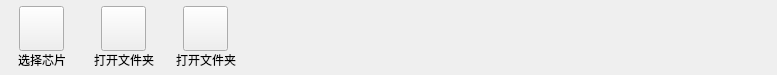
<?xml version="1.0" encoding="UTF-8"?>
<ui version="4.0">
 <class>MenuChip</class>
 <widget class="QWidget" name="MenuChip">
  <property name="geometry">
   <rect>
    <x>0</x>
    <y>0</y>
    <width>777</width>
    <height>75</height>
   </rect>
  </property>
  <property name="windowTitle">
   <string>Form</string>
  </property>
  <layout class="QHBoxLayout" name="horizontalLayout_4">
   <property name="spacing">
    <number>10</number>
   </property>
   <property name="leftMargin">
    <number>6</number>
   </property>
   <property name="topMargin">
    <number>6</number>
   </property>
   <property name="rightMargin">
    <number>6</number>
   </property>
   <property name="bottomMargin">
    <number>6</number>
   </property>
   <item>
    <widget class="QWidget" name="widget" native="true">
     <layout class="QHBoxLayout" name="horizontalLayout">
      <property name="spacing">
       <number>0</number>
      </property>
      <property name="leftMargin">
       <number>0</number>
      </property>
      <property name="topMargin">
       <number>0</number>
      </property>
      <property name="rightMargin">
       <number>0</number>
      </property>
      <property name="bottomMargin">
       <number>0</number>
      </property>
      <item>
       <layout class="QVBoxLayout" name="verticalLayout">
        <property name="spacing">
         <number>0</number>
        </property>
        <property name="leftMargin">
         <number>6</number>
        </property>
        <property name="topMargin">
         <number>0</number>
        </property>
        <property name="rightMargin">
         <number>6</number>
        </property>
        <property name="bottomMargin">
         <number>0</number>
        </property>
        <item alignment="Qt::AlignmentFlag::AlignHCenter">
         <widget class="QToolButton" name="selectChipToolButton">
          <property name="sizePolicy">
           <sizepolicy hsizetype="Fixed" vsizetype="Fixed">
            <horstretch>0</horstretch>
            <verstretch>0</verstretch>
           </sizepolicy>
          </property>
          <property name="minimumSize">
           <size>
            <width>45</width>
            <height>45</height>
           </size>
          </property>
          <property name="layoutDirection">
           <enum>Qt::LayoutDirection::LeftToRight</enum>
          </property>
          <property name="text">
           <string/>
          </property>
         </widget>
        </item>
        <item alignment="Qt::AlignmentFlag::AlignHCenter">
         <widget class="QLabel" name="labelSelectChip">
          <property name="minimumSize">
           <size>
            <width>60</width>
            <height>0</height>
           </size>
          </property>
          <property name="text">
           <string>选择芯片</string>
          </property>
          <property name="alignment">
           <set>Qt::AlignmentFlag::AlignCenter</set>
          </property>
         </widget>
        </item>
       </layout>
      </item>
     </layout>
    </widget>
   </item>
   <item>
    <widget class="QWidget" name="widget_2" native="true">
     <layout class="QHBoxLayout" name="horizontalLayout_2">
      <property name="spacing">
       <number>0</number>
      </property>
      <property name="leftMargin">
       <number>0</number>
      </property>
      <property name="topMargin">
       <number>0</number>
      </property>
      <property name="rightMargin">
       <number>0</number>
      </property>
      <property name="bottomMargin">
       <number>0</number>
      </property>
      <item>
       <layout class="QVBoxLayout" name="verticalLayout_2">
        <property name="spacing">
         <number>0</number>
        </property>
        <property name="leftMargin">
         <number>6</number>
        </property>
        <property name="topMargin">
         <number>0</number>
        </property>
        <property name="rightMargin">
         <number>6</number>
        </property>
        <property name="bottomMargin">
         <number>0</number>
        </property>
        <item alignment="Qt::AlignmentFlag::AlignHCenter">
         <widget class="QToolButton" name="toolButton_2">
          <property name="sizePolicy">
           <sizepolicy hsizetype="Fixed" vsizetype="Fixed">
            <horstretch>0</horstretch>
            <verstretch>0</verstretch>
           </sizepolicy>
          </property>
          <property name="minimumSize">
           <size>
            <width>45</width>
            <height>45</height>
           </size>
          </property>
          <property name="layoutDirection">
           <enum>Qt::LayoutDirection::LeftToRight</enum>
          </property>
          <property name="text">
           <string/>
          </property>
         </widget>
        </item>
        <item alignment="Qt::AlignmentFlag::AlignHCenter">
         <widget class="QLabel" name="label_2">
          <property name="minimumSize">
           <size>
            <width>60</width>
            <height>0</height>
           </size>
          </property>
          <property name="text">
           <string>打开文件夹</string>
          </property>
          <property name="alignment">
           <set>Qt::AlignmentFlag::AlignCenter</set>
          </property>
         </widget>
        </item>
       </layout>
      </item>
     </layout>
    </widget>
   </item>
   <item>
    <widget class="QWidget" name="widget_3" native="true">
     <layout class="QHBoxLayout" name="horizontalLayout_3">
      <property name="spacing">
       <number>0</number>
      </property>
      <property name="leftMargin">
       <number>0</number>
      </property>
      <property name="topMargin">
       <number>0</number>
      </property>
      <property name="rightMargin">
       <number>0</number>
      </property>
      <property name="bottomMargin">
       <number>0</number>
      </property>
      <item>
       <layout class="QVBoxLayout" name="verticalLayout_3">
        <property name="spacing">
         <number>0</number>
        </property>
        <property name="leftMargin">
         <number>6</number>
        </property>
        <property name="topMargin">
         <number>0</number>
        </property>
        <property name="rightMargin">
         <number>6</number>
        </property>
        <property name="bottomMargin">
         <number>0</number>
        </property>
        <item alignment="Qt::AlignmentFlag::AlignHCenter">
         <widget class="QToolButton" name="toolButton_3">
          <property name="sizePolicy">
           <sizepolicy hsizetype="Fixed" vsizetype="Fixed">
            <horstretch>0</horstretch>
            <verstretch>0</verstretch>
           </sizepolicy>
          </property>
          <property name="minimumSize">
           <size>
            <width>45</width>
            <height>45</height>
           </size>
          </property>
          <property name="layoutDirection">
           <enum>Qt::LayoutDirection::LeftToRight</enum>
          </property>
          <property name="text">
           <string/>
          </property>
         </widget>
        </item>
        <item alignment="Qt::AlignmentFlag::AlignHCenter">
         <widget class="QLabel" name="label_3">
          <property name="minimumSize">
           <size>
            <width>60</width>
            <height>0</height>
           </size>
          </property>
          <property name="text">
           <string>打开文件夹</string>
          </property>
          <property name="alignment">
           <set>Qt::AlignmentFlag::AlignCenter</set>
          </property>
         </widget>
        </item>
       </layout>
      </item>
     </layout>
    </widget>
   </item>
   <item>
    <spacer name="horizontalSpacer">
     <property name="orientation">
      <enum>Qt::Orientation::Horizontal</enum>
     </property>
     <property name="sizeHint" stdset="0">
      <size>
       <width>516</width>
       <height>20</height>
      </size>
     </property>
    </spacer>
   </item>
  </layout>
 </widget>
 <resources/>
 <connections/>
</ui>
